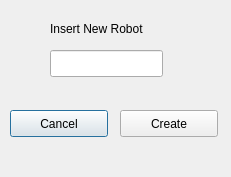
<?xml version="1.0" encoding="UTF-8"?>
<ui version="4.0">
 <class>addbag</class>
 <widget class="QDialog" name="addbag">
  <property name="geometry">
   <rect>
    <x>0</x>
    <y>0</y>
    <width>231</width>
    <height>177</height>
   </rect>
  </property>
  <property name="windowTitle">
   <string>Dialog</string>
  </property>
  <widget class="QLabel" name="label">
   <property name="geometry">
    <rect>
     <x>50</x>
     <y>20</y>
     <width>121</width>
     <height>17</height>
    </rect>
   </property>
   <property name="text">
    <string>Insert New Robot</string>
   </property>
  </widget>
  <widget class="QLineEdit" name="lineEdit">
   <property name="geometry">
    <rect>
     <x>50</x>
     <y>50</y>
     <width>113</width>
     <height>27</height>
    </rect>
   </property>
  </widget>
  <widget class="QPushButton" name="add_bag_cancel">
   <property name="geometry">
    <rect>
     <x>10</x>
     <y>110</y>
     <width>98</width>
     <height>27</height>
    </rect>
   </property>
   <property name="text">
    <string>Cancel</string>
   </property>
  </widget>
  <widget class="QPushButton" name="create_new_bag">
   <property name="geometry">
    <rect>
     <x>120</x>
     <y>110</y>
     <width>98</width>
     <height>27</height>
    </rect>
   </property>
   <property name="text">
    <string>Create</string>
   </property>
  </widget>
 </widget>
 <resources/>
 <connections/>
</ui>
